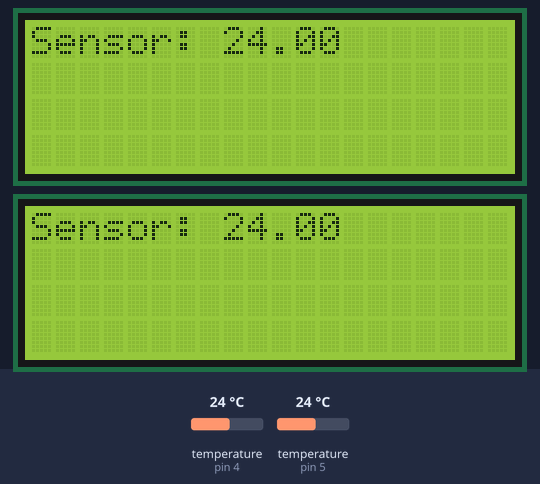
Recording of a sketch running on a simulated Arduino Uno, built with avr-gcc and run on an emulated ATmega328P. On the bench: 2 × 20×4 character LCD. Inputs (shaded band) come from the test bench; at power-on: temperature (sensors on pin 4, pin 5) 24 °C.

Above: at 5.3 s.
5.4 s: temperature (sensor on pin 4) set to 12 °C
At 6.8 s:
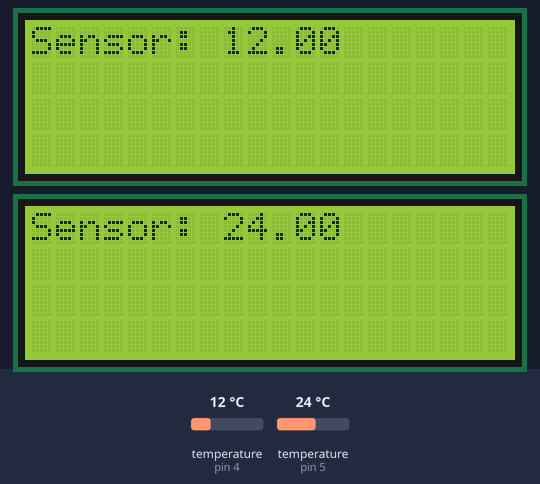
7.1 s: temperature (sensor on pin 5) set to 12 °C
At 8.1 s:
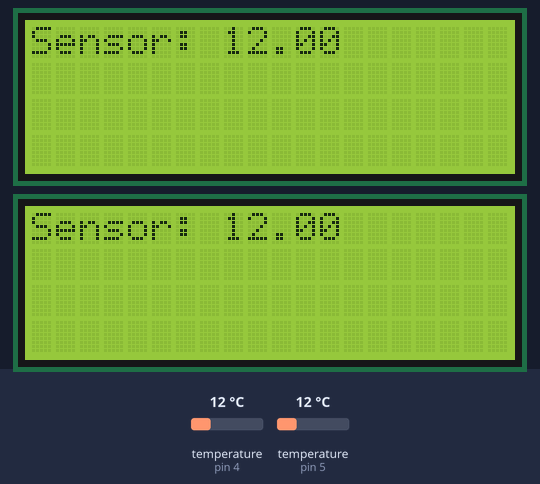
8.8 s: temperature (sensor on pin 4) set to 19 °C
10.5 s: temperature (sensor on pin 5) set to 19 °C
12.2 s: temperature (sensor on pin 4) set to 28 °C
At 13.6 s:
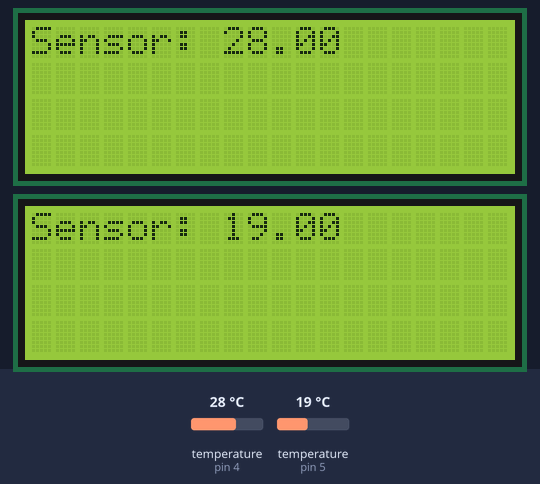
13.9 s: temperature (sensor on pin 5) set to 28 °C
At 14.9 s:
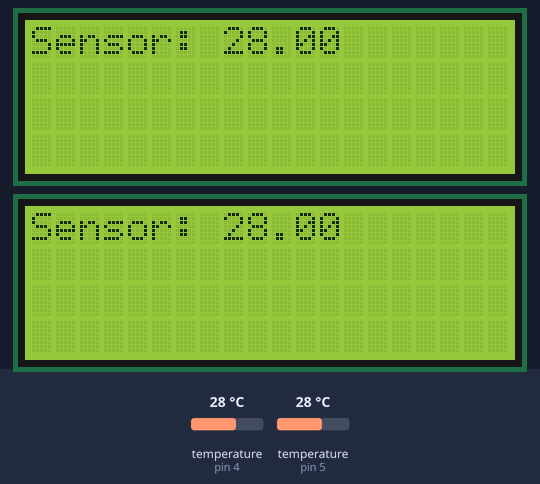
Timing chart, 0 to 16.6 s (numbered marks = the images above; inputs shaded):
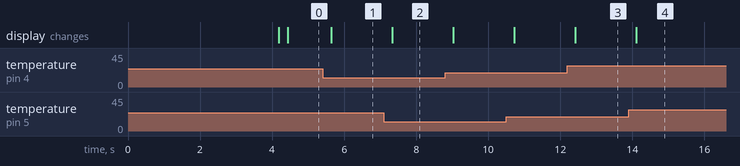

Measured:
- after the input at 5.4 s, the display: changes after 0.24 s (image 1)
- after the input at 7.1 s, the display: changes after 0.23 s (image 2)
- after the input at 12.2 s, the display: changes after 0.22 s (image 3)
- after the input at 13.9 s, the display: changes after 0.21 s (image 4)

The sketch:

DS18B20_2X_PARALLEL_LCD_2X_PARALLEL.ino
```cpp
//LCDS
#include <LiquidCrystal_I2C.h> // https://github.com/johnrickman/LiquidCrystal_I2C (install as zip)
int LCD_COLUMNS = 20;
int LCD_ROWS = 4;
LiquidCrystal_I2C lcd1(0x27, LCD_COLUMNS, LCD_ROWS); //op de koma weghalen bij installeren
LiquidCrystal_I2C lcd2(0x3F, LCD_COLUMNS, LCD_ROWS);

//sensors
#include <OneWire.h>
#include <DallasTemperature.h>
#define SensorDataPin1 4
#define SensorDataPin2 5
OneWire oneWire1(SensorDataPin1);//onewire setup
OneWire oneWire2(SensorDataPin2);//onewire setup
DallasTemperature sensors1(&oneWire1);
DallasTemperature sensors2(&oneWire2);
float tempCelcius1;
float tempCelcius2;


void setup() {
  // put your setup code here, to run once:
sensors1.begin();
sensors2.begin();
Serial.begin(9600);
//LCD setup
lcd1.init();
lcd2.init();
lcd1.backlight();
lcd2.backlight();
lcd1.setCursor(0,0);
lcd1.print("11.04.2022");
lcd2.setCursor(0,0);
lcd2.print("12.04.2022");
delay(4000);
lcd1.clear();
lcd2.clear();
}

void loop() {
sensors1.setResolution(9); //gevoeligheid sensor
sensors2.setResolution(9); //gevoeligheid sensor
sensors1.requestTemperatures();// send the command to get temperatures
sensors2.requestTemperatures();// send the command to get temperatures
tempCelcius1 = sensors1.getTempCByIndex(0);
tempCelcius2 = sensors2.getTempCByIndex(0);
lcd1.setCursor(0,0);
lcd1.print("Sensor: ");
lcd1.print(tempCelcius1);
lcd2.setCursor(0,0);
lcd2.print("Sensor: ");
lcd2.print(tempCelcius2);
}
```
